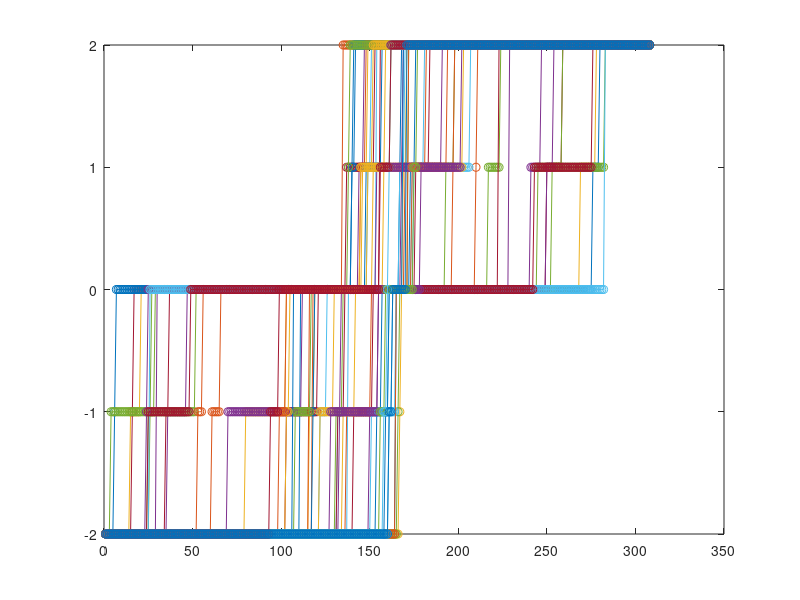
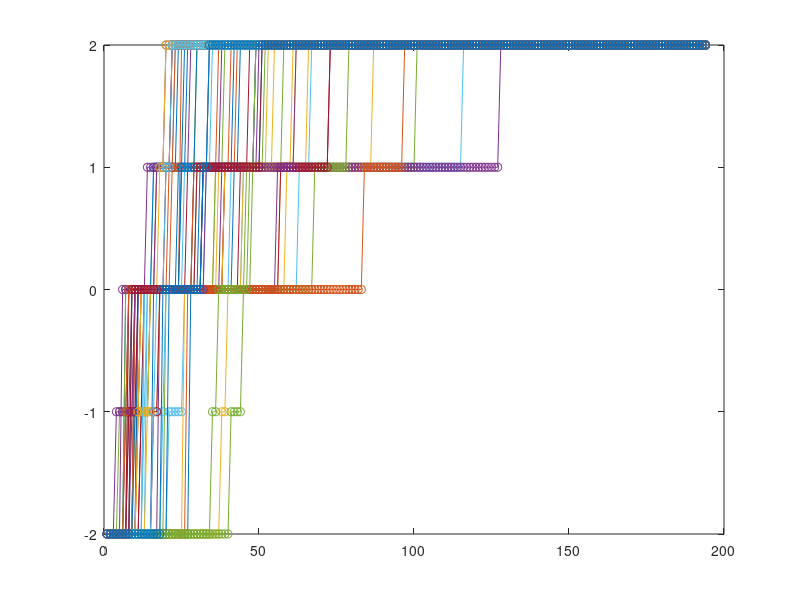

These charts were generated, in order, by the following MATLAB code:
clear;clc;close all;
load('data.mat');

S = cov(data);
[S_V,S_D] = eig(S);
[S_D,ind] = sort(diag(S_D)); % increasing order
S_V = S_V(:,ind);

eigvec1 = S_V(:,end);
eigvec2 = S_V(:,end-1);

data1 = [];
data2 = [];
for i = 1:502
    temp1 = abs(dot(data(i,:),eigvec1));
    temp2 = abs(dot(data(i,:),eigvec2));
    if temp1 > temp2
        data1 = [data1;data(i,:)];
    else
        data2 = [data2;data(i,:)];
    end
end
plot(sort(data1,1),'-o');
figure
plot(sort(data2,1),'-o');
